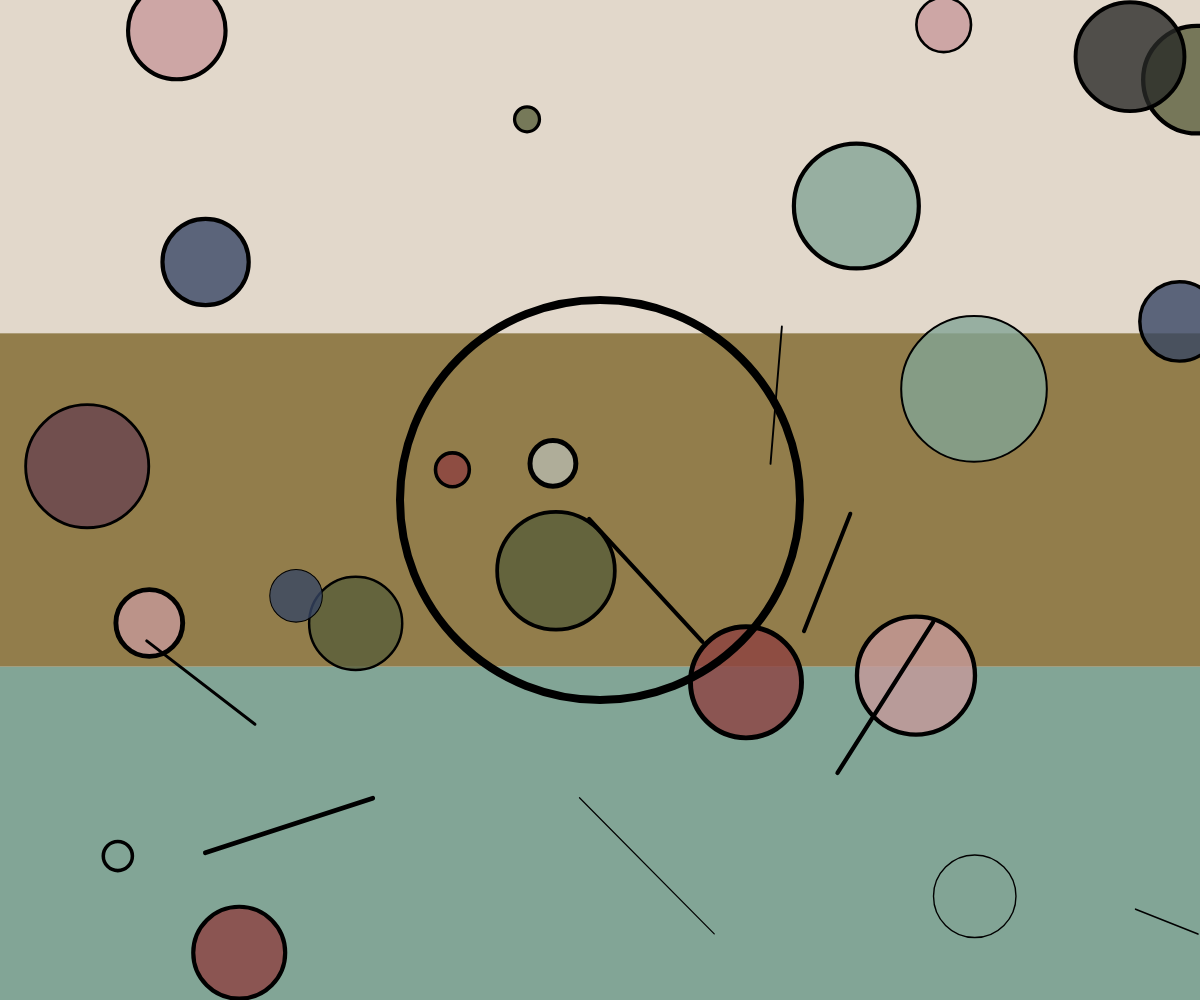
Frame 1 (no input)
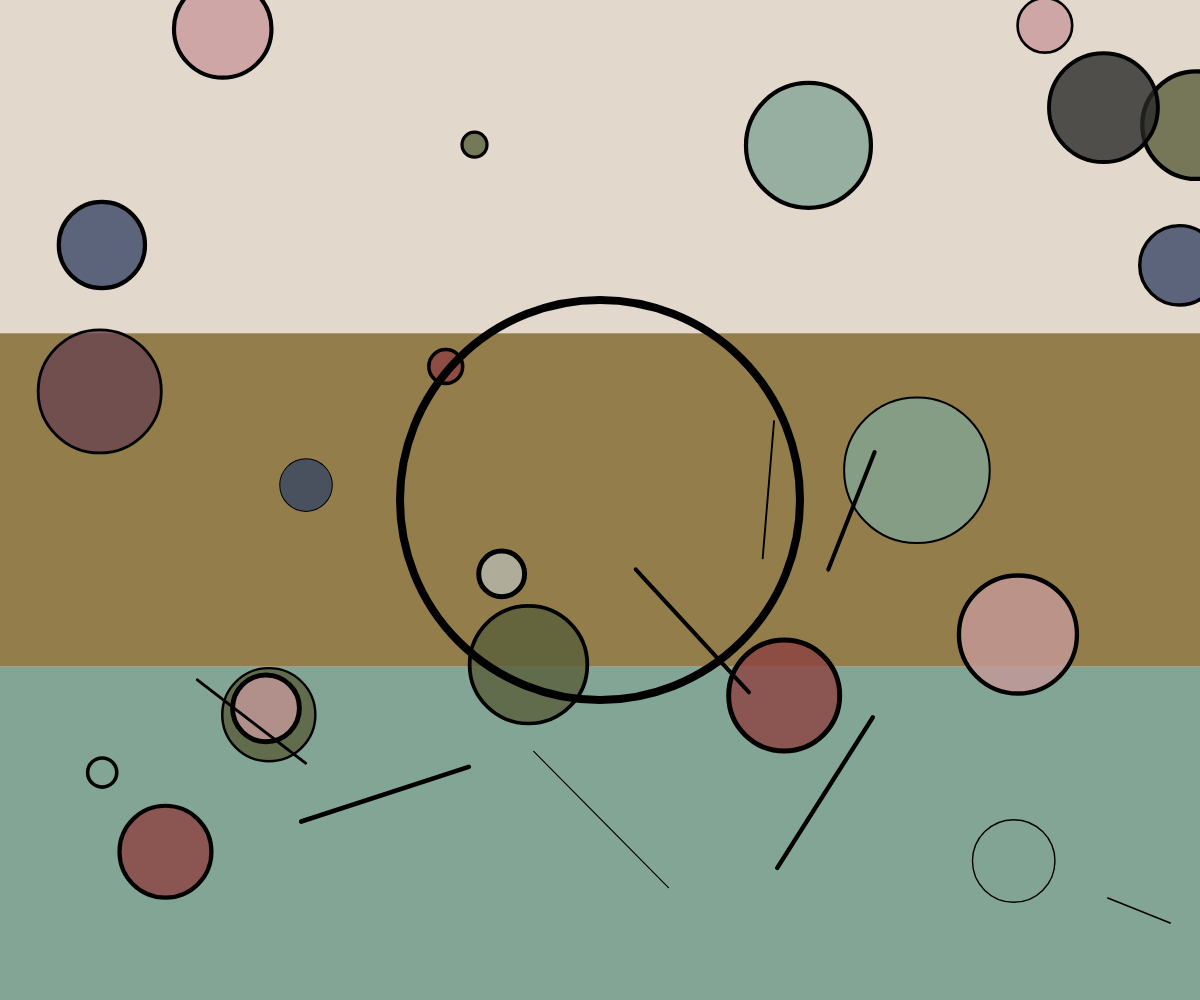
Frame 60 (no input)
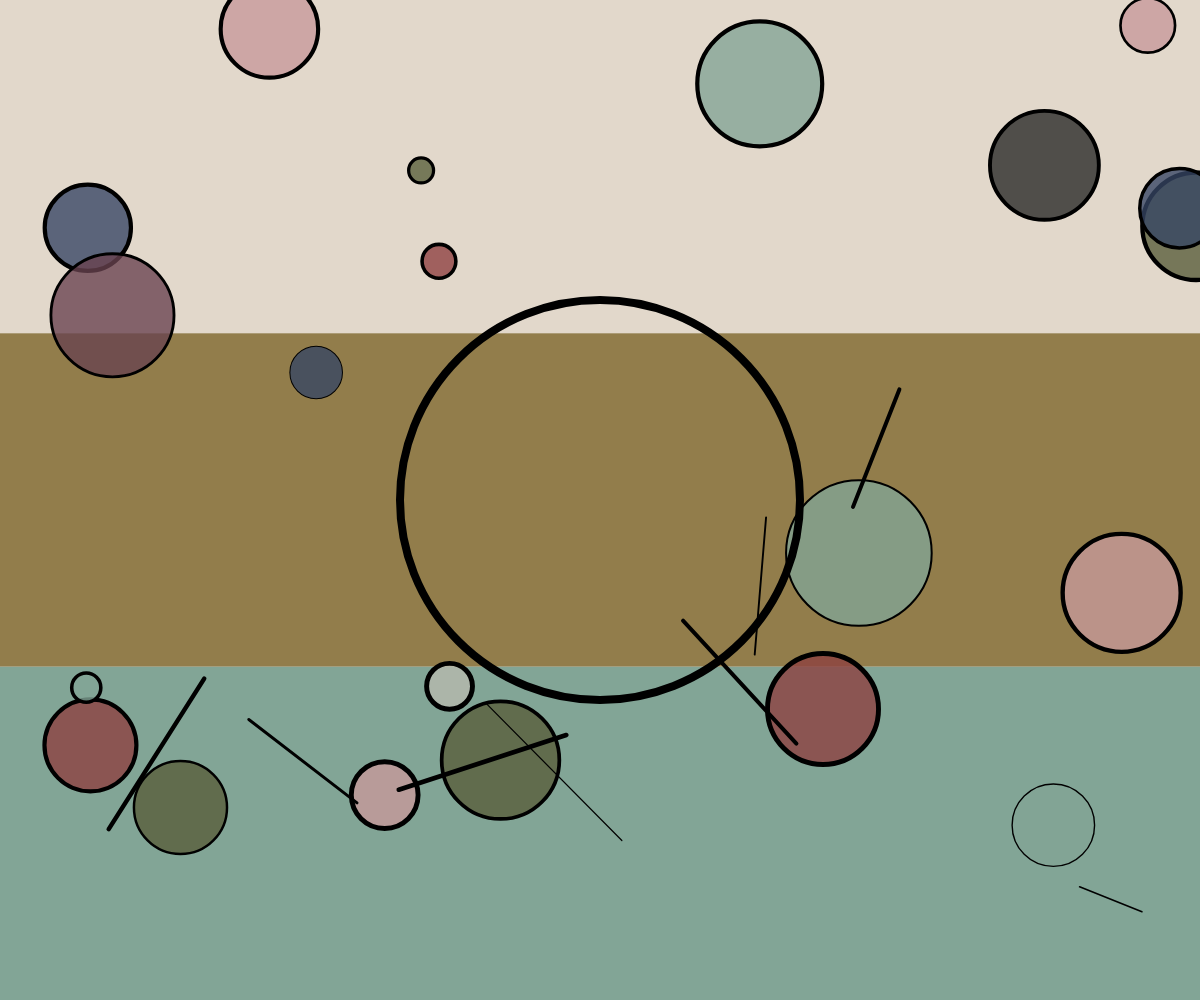
Frame 120 (the mouse pressed at the canvas centre since frame 60)

The p5.js sketch that drew these frames (run headless with seeded random() and noise() and a simulated clock; from frame 60 on, the mouse is pressed at the canvas centre):

// p5.js sketch
// ── sketch.js
// Batool AL Tameemi, Intro to IM Week 3 homework
// Generative art work

let circles = [];
let backgroundColors = [];
let lines = [];
let numCircles = 21; // Number of circles

function setup() {
  createCanvas(windowWidth, windowHeight); // Create a canvas that fills the entire window
  noStroke(); // Disable stroke (borders) for shapes
  frameRate(60); // Set the frame rate to 60 frames per second

  // Add the RGB values of the colors from the painting to the backgroundColors array
  backgroundColors.push(color(226, 216, 203)); // Light beige
  backgroundColors.push(color(146, 125, 75)); // Dark beige
  backgroundColors.push(color(130, 165, 150)); // Greenish gray
  // Add more background colors as needed

  // Array of hex colors for the circles
  let circleColors = ["#c7999b", "#b8bbaf", "#8e4040", "#82a596", "#e4c95b", "#585e3a", "#364664", "#694350", "#282927"];

  for (let i = 0; i < numCircles; i++) {
    let x = random(width); // Random x-coordinate within canvas width
    let y = random(height); // Random y-coordinate within canvas height
    let radius = random(10, 80); // Random radius between 10 and 80 pixels

    // Randomly select a color from the circleColors array
    let fillColor = color(random(circleColors));
    
    // Generate a random stroke weight for the circle (border thickness)
    let strokeWeightValue = random(1, 5);
    
    let xspeed = random(-2, 2); // Random horizontal speed
    let yspeed = random(-2, 2); // Random vertical speed
    
    // Create an instance of AnimatedCircle and add it to the circles array
    circles.push(new AnimatedCircle(x, y, radius, fillColor, strokeWeightValue, xspeed, yspeed));
  }

  // Create animated lines
  for (let i = 0; i < 8; i++) {
    let x1 = random(width); // Random x-coordinate for the starting point of the line
    let y1 = random(height); // Random y-coordinate for the starting point of the line
    let x2 = random(width); // Random x-coordinate for the ending point of the line
    let y2 = random(height); // Random y-coordinate for the ending point of the line
    let lineColor = color(0, 0, 0); // Black color for lines
    let lineWeight = random(1, 5); // Random stroke weight for lines
    let lineLength = random(50, 200); // Random length for lines

    // Create an instance of AnimatedLine and add it to the lines array
    lines.push(new AnimatedLine(x1, y1, x2, y2, lineColor, lineWeight, lineLength));
  }
}

function draw() {
  // Adjust canvas size if window is resized
  resizeCanvas(windowWidth, windowHeight);

  for (let i = 0; i < backgroundColors.length; i++) {
    fill(backgroundColors[i]); // Fill the background with one of the background colors
    noStroke();
    rect(0, i * (height / backgroundColors.length), width, height / backgroundColors.length);
    // Draw a colored rectangle for each background color
  }

  for (let circle of circles) {
    circle.move(); // Move each animated circle
    circle.display(); // Display each animated circle
  }

  for (let line of lines) {
    line.move(); // Move each animated line
    line.display(); // Display each animated line
  }
  
  // Draw a single black-bordered transparent circle inside
  strokeWeight(8); // Set the stroke weight (border thickness) for the ellipse
  stroke(0); // Set the stroke color to black
  noFill(); // Don't fill the ellipse with color
  ellipse(width / 2, height / 2, 400, 400); // Draw the ellipse at the center of the canvas
}

function mousePressed() {
  // Calculate the index of the background color based on the mouse click position
  let index = int(mouseY / (height / backgroundColors.length));
  fill(backgroundColors[index]); // Fill with the selected background color
  rect(0, index * (height / backgroundColors.length), width, height / backgroundColors.length);
  // Draw a colored rectangle based on the mouse click position
}

// AnimatedCircle class definition
class AnimatedCircle {
  constructor(x, y, radius, fillColor, strokeWeightValue, xspeed, yspeed) {
    this.x = x;
    this.y = y;
    this.radius = radius;
    this.fillColor = fillColor;
    this.strokeWeightValue = strokeWeightValue; // Store stroke weight
    this.xspeed = xspeed;
    this.yspeed = yspeed;
    this.fillColor = color(red(fillColor), green(fillColor), blue(fillColor), 200); // Set the alpha value to 150 for transparency
    this.damping = 0.98; // Damping factor for gradual speed reduction
  }

  move() {
    // Update the x-coordinate based on speed
    this.x += this.xspeed;
    // this.xspeed *= this.damping; // Apply damping to reduce speed over time

    // Update the y-coordinate based on speed
    this.y += this.yspeed;
    // this.yspeed *= this.damping; // Apply damping to reduce speed over time

    // Bounce off walls
    if (this.x - this.radius <= 0 || this.x + this.radius >= width) {
      this.xspeed *= -1;
    }
    if (this.y - this.radius <= 0 || this.y + this.radius >= height) {
      this.yspeed *= -1;
    }
  }

  display() {
    strokeWeight(this.strokeWeightValue); // Set the stroke weight
    stroke(0); // Set the stroke color to black
    fill(this.fillColor); // Fill with the specified color
    ellipse(this.x, this.y, this.radius * 2, this.radius * 2); // Draw the circle
  }
}

// AnimatedLine class definition
class AnimatedLine {
  constructor(x1, y1, x2, y2, lineColor, lineWeight, lineLength) {
    this.x1 = x1;
    this.y1 = y1;
    this.x2 = x2;
    this.y2 = y2;
    this.lineColor = lineColor;
    this.lineWeight = lineWeight;
    this.speed = random(0.5, 2); // Random line animation speed
    this.lineLength = lineLength; // Length of the line

    // Calculate initial direction vector
    let dx = this.x2 - this.x1;
    let dy = this.y2 - this.y1;
    let distance = sqrt(dx * dx + dy * dy);
    this.dx = dx / distance;
    this.dy = dy / distance;
  }

  move() {
    // Move the lines
    this.x1 += this.speed * this.dx;
    this.y1 += this.speed * this.dy;
    this.x2 += this.speed * this.dx;
    this.y2 += this.speed * this.dy;

    // Reset lines when they go off-screen
    if (this.x1 > width || this.y1 > height || this.x2 > width || this.y2 > height) {
      this.x1 = random(width);
      this.y1 = random(height);
      this.x2 = random(width);
      this.y2 = random(height);
    }
  }

  display() {
    strokeWeight(this.lineWeight); // Set the stroke weight
    stroke(this.lineColor); // Set the stroke color
    line(this.x1, this.y1, this.x1 + this.lineLength * this.dx, this.y1 + this.lineLength * this.dy); // Draw the line
  }
}
